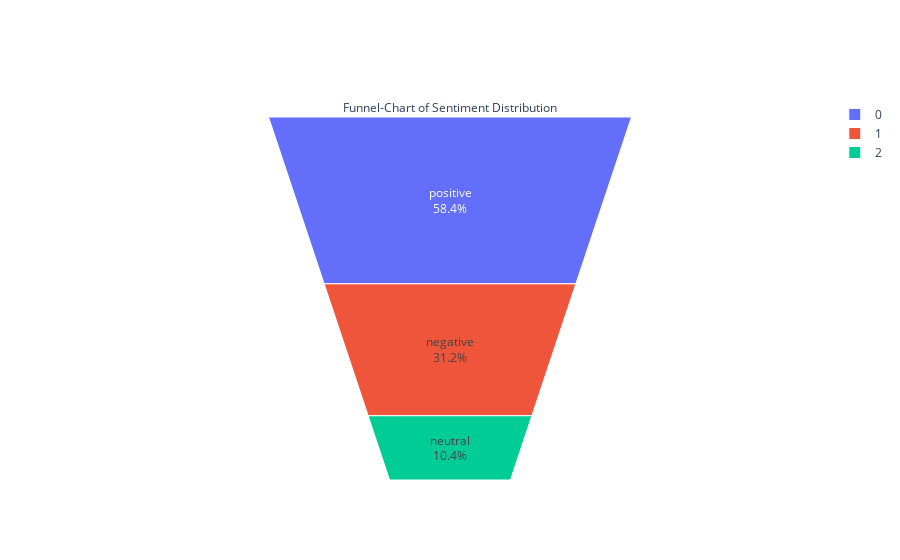

Notebook source saved alongside this figure:
### Code cell
fig = go.Figure(go.Funnelarea(
    text =sentimen_distribution.index,
    values = sentimen_distribution.values,
    title = {"position": "top center", "text": "Funnel-Chart of Sentiment Distribution"}
    ))
fig.show()

### Figure 1 — Plotly figure (JSON) as saved in the notebook; plotly's stock layout.template omitted (floating-point values rounded to 4 significant figures)
{"data": [{"text": ["positive", "negative", "neutral"], "title": {"position": "top center", "text": "Funnel-Chart of Sentiment Distribution"}, "type": "funnelarea", "values": [6383, 3412, 1138]}], "layout": {}}
